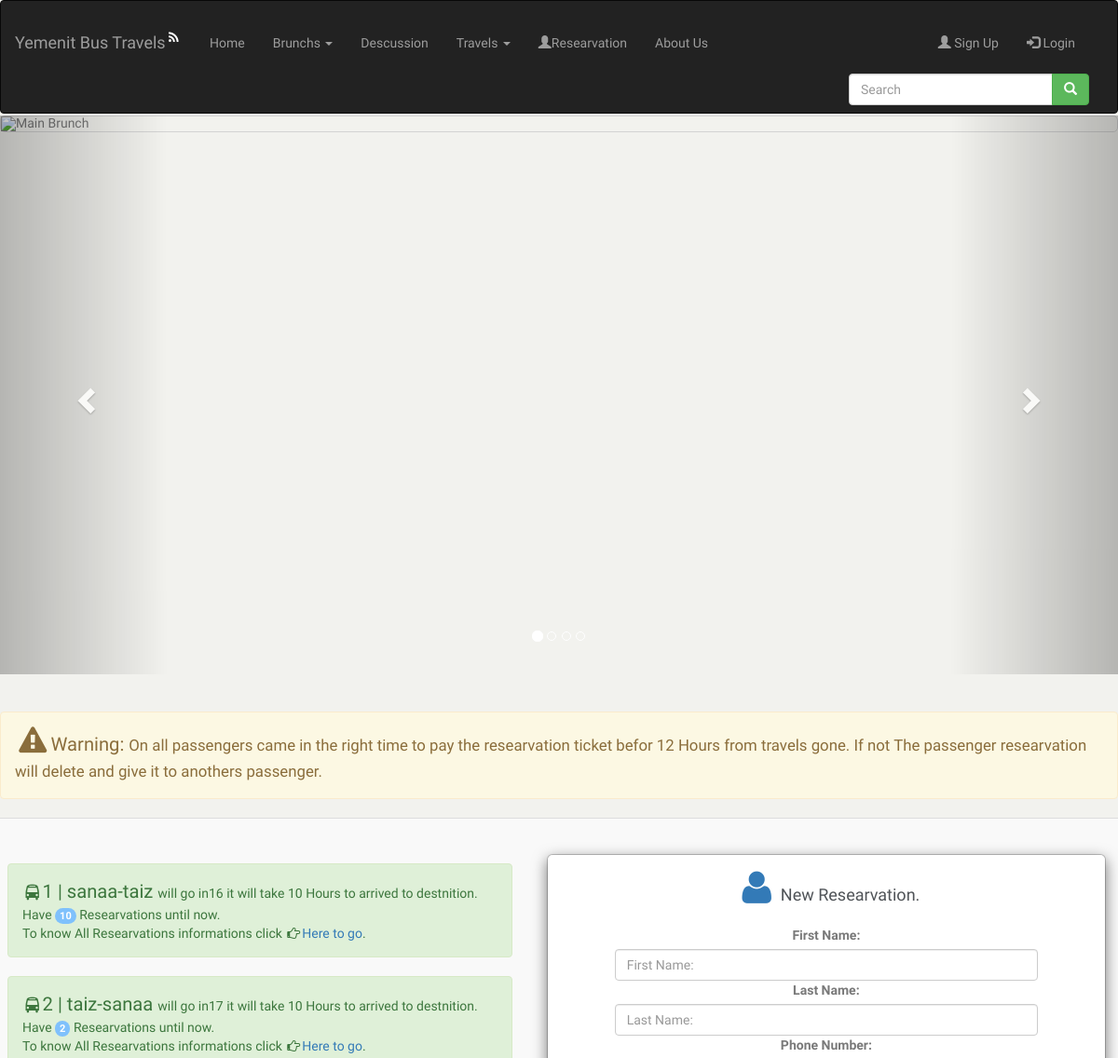
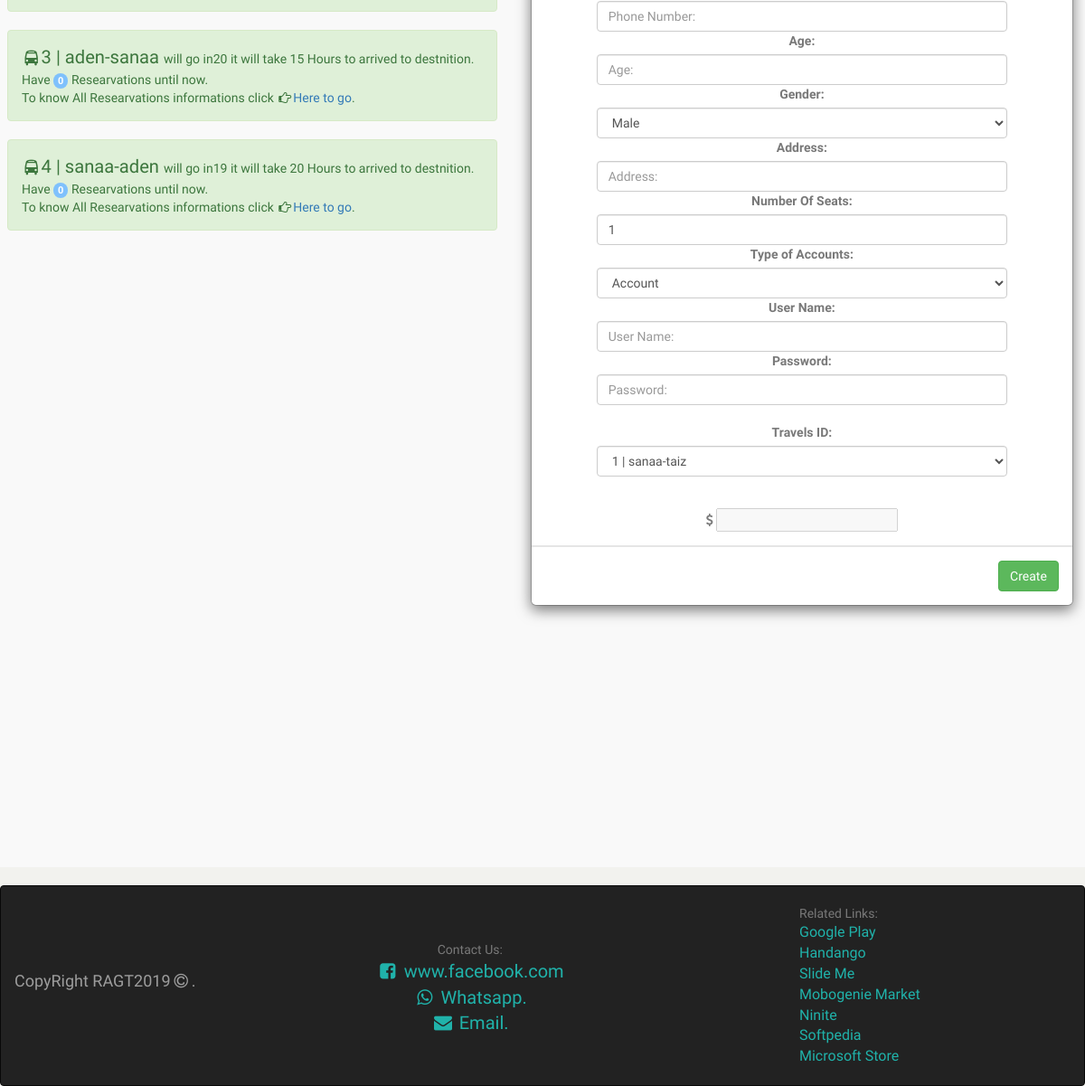
The page / on the database its author committed (2 pictures, top to bottom).
### tables this page shows
CREATE TABLE IF NOT EXISTS `list_menu` (
  `id` int(11) NOT NULL AUTO_INCREMENT,
  `name` varchar(100) DEFAULT NULL,
  `class` varchar(50) DEFAULT NULL,
  `href` varchar(200) DEFAULT NULL,
  `note` varchar(200) DEFAULT NULL,
  `dates` date DEFAULT NULL,
  PRIMARY KEY (`id`)
);

CREATE TABLE IF NOT EXISTS `travels` (
  `id` int(11) NOT NULL AUTO_INCREMENT,
  `emp_id` int(11) DEFAULT NULL,
  `br_id` int(11) DEFAULT NULL,
  `name` varchar(60) DEFAULT NULL,
  `t_go` int(10) DEFAULT NULL,
  `t_hours` int(9) DEFAULT NULL,
  `p_number` int(9) DEFAULT '0',
  `cost` int(11) NOT NULL DEFAULT '0',
  `t_seats` int(11) NOT NULL DEFAULT '0',
  `r_seats` int(11) NOT NULL DEFAULT '0',
  `note` varchar(100) DEFAULT NULL,
  `dates` date DEFAULT NULL,
  PRIMARY KEY (`id`),
  KEY `emp_id` (`emp_id`),
  KEY `br_id` (`br_id`)
);

### index.php (the view, shortened to what this page needs)
<!DOCTYPE html>
<html lang="en">
    <head>
        <link href="animation/assets/css/bootstrap.min.css" rel="stylesheet" type="text/css" />
        <link href="animation/assets/css/core.css" rel="stylesheet" type="text/css" />
        <link href="animation/assets/css/font-awesome.min.css" rel="stylesheet" type="text/css" />
        <link href="animation/assets/css/pages.css" rel="stylesheet" type="text/css" />
        <link href="animation/assets/css/menu.css" rel="stylesheet" type="text/css" />
        <link href="animation/assets/css/responsive.css" rel="stylesheet" type="text/css" />
        <link href="animation/css/header.css" rel="stylesheet" type="text/css" />
        <link href="animation/css/footer.css" rel="stylesheet" type="text/css" />
        <link href="animation/css/index.css" rel="stylesheet" type="text/css" />
	<?php include 'pages/header.php'; ?>
    </head>
    <body>
<?php
$con=new mysqli('localhost','root','','yemenit_bus_travels');
?>
<div id="myCarousel" class="carousel slide" data-ride="carousel">
    <ol class="carousel-indicators">
        <li data-target="#myCarousel" data-slide-to="0" class="active"></li>
        <li data-target="#myCarousel" data-slide-to="1"></li>
        <li data-target="#myCarousel" data-slide-to="2"></li>
        <li data-target="#myCarousel" data-slide-to="3"></li>
    </ol>
    <div class="carousel-inner slider">
        <div class="item active">
            <img src="photos/slider/main.png" alt="Main Brunch">
        </div>
    </div>
    <a class="left carousel-control" href="#myCarousel" data-slide="prev">
        <span class="glyphicon glyphicon-chevron-left"></span>
    </a>
    <a class="right carousel-control" href="#myCarousel" data-slide="next">
        <span class="glyphicon glyphicon-chevron-right"></span>
    </a>
</div>
<br/><br/>
    <p class="alert alert-warning"><big><span class="fa fa-fw fa-warning trwarning"></span><big>Warning: </big>On all passengers came in the right time to pay the researvation ticket befor 12 Hours from travels gone.
    If not The passenger researvation will delete and give it to anothers passenger. </big></p>
    <div class="allmindexdiv">
  <table class="table table-striped">
  <tbody>
    <tr>
   <td >
    <div class="indextravelsinfo"><br/><br/><ul class="list-group ">
  <?php
  if(!empty($_POST['searchtravel'])){
      $type=mysqli_real_escape_string($con,$_POST['searchtravel']);
    $query0=mysqli_query($con,"select id,name,t_go,t_hours from travels where name='".$type."' or id='".$type."'");
  }
  else
    $query0=mysqli_query($con,"select id,name,t_go,t_hours from travels ");
$d=0;
  while($data0=mysqli_fetch_assoc($query0)){
    $d=1;
    $query=mysqli_query($con,"select id from researvations where tr_id=".$data0['id']);
    $num=0;
    while($data=mysqli_fetch_assoc($query)){
      $num=$num+1;
    }
  ?>
  <li class="alert alert-success"><big><span class="fa fa-fw fa-bus"></span><big><?php echo $data0['id']." | ".$data0['name'];?> </big></big> <?php echo " will go in".$data0['t_go']." it will take ".$data0['t_hours']."  Hours to arrived to destnition." ; ?><br/> Have <span class="badge"><?php echo $num; ?> </span> Researvations until now.<br/>To know All Researvations informations click <span class="fa fa-fw fa-hand-o-right"></span><a href="travels.php?showtravel=<?php echo $data0['id']; ?>&actives=Travels">Here to go</a>.
  </li>
  <?php } if($d==0 && !empty($_POST['searchtravel']) ){
    ?>
<script type="text/javascript">
  alert("Ooopsy.\n This is travels not found in Our database please make sure from the travel which you are choosing and try again.\n Thanks For vissit Us.");
  document.location="index.php?actives=Home";
</script>
    <?php
  } ?>
</ul> </div></td>
     <td></td>
<td><?php include 'pages/index_researvation.php'; ?></td>
  </tr>
</tbody>
</table>
</div>
	<?php include 'pages/footer.php'; ?>
    </body>
</html>

### pages/header.php (shortened to what this page needs)
<?php
$con=new mysqli('localhost','root','','yemenit_bus_travels');
?>
<nav class="navbar navbar-inverse headnav">
    <div class="container-fluid">
        <div class="navbar-header">
            <a class="navbar-brand" href="#">Yemenit Bus Travels<sup><span class="fa fa-fw fa-rss headlinrss"></span></sup></a>
        </div>
        <div class="collapse navbar-collapse" id="myNavbar">
            <ul class="nav navbar-nav">
                <?php
                $query=mysqli_query($con,'select * from list_menu');
                while($data=mysqli_fetch_assoc($query)){
                    ?>
                    <?php if(!empty($_GET['actives'])){
                        if($_GET['actives']==$data['name']){
                            if($data['name']=='Brunchs'||$data['name']=='Travels'){?>
                                <li class="active dropdown">
                                <?php }else {?>
                                <li class="active">
                    <?php }}else {?>
                        <li>
                        <?php }}else{
                        if($data['name']=='Brunchs'||$data['name']=='Travels'){?>
                            <li class="dropdown">
                        <?php }else {?>
                            <li>
                        <?php }
                    }?>
                    <?php if($data['name']=='Brunchs'){?>
                        <a class="dropdown-toggle" data-toggle="dropdown" href="#">Brunchs
                            <span class="caret"></span></a>
                    <?php }
                    else if($data['name']=="Travels"){
                        ?>
                        <a class="dropdown-toggle" data-toggle="dropdown" href="#">Travels
                            <span class="caret"></span></a>
                    <?php }
                    else if($data['name']=="Managers chat"){
                        if(!empty($_SESSION['type']))
                            if($_SESSION['type']=="admin" || $_SESSION['type']=="supervisor" || $_SESSION['type']=="manager"){
                                ?>
                                <a href="<?php echo $data['href'].'?actives='.$data['name']; ?>"><?php echo $data['name']?></a></li>
                            <?php }
                    }else if($data['name']=="Researvation"){
                        ?>
                        <a  href="" data-toggle="modal" data-target="#researvation"><span class="glyphicon glyphicon-user"></span><?php echo $data['name']; ?></a></li>
                    <?php }
                    else{ ?>
                        <a href="<?php echo $data['href'].'?actives='.$data['name']; ?>"><?php echo $data['name']?></a></li>
                    <?php } ?>
                    </li>
                <?php }
                if(!empty($_GET['actives'])){
                    if($_GET['actives']=='aboutus'){
                        ?>
                        <li class="active">
                        <?php
                    }else{
                ?>
                            <li>
                <?php }}else{?>
                <li>
                <?php }?>
                <a href="aboutus.php?&actives=aboutus">About Us</a></li>
            </ul>
            <div class="nav navbar-nav navbar-right">
                <ul class="nav navbar-nav navbar-right header-log">
                    <?php
                    if(!empty($_SESSION['uname'])&&!empty($_SESSION['type'])){
                        ?>
                        <li><a href="index.php?logout=logout" data-toggle="modal"><span class="glyphicon glyphicon-log-in"></span>Log Out
                            </a></li>
                        <li>
                            <?php if(!empty($_SESSION['user_img'])){ ?>
                                <a href="users.php?actives=Users"><img src="photos/users/<?php echo $_SESSION['user_img']; ?>" id="welcomeimg">  <?php echo $_SESSION['uname'] ?> <small><small>| <?php echo $_SESSION['type']; ?></small></small></a>
                            <?php }else{ ?>
                                <a href="users.php?actives=Users">
                                    <span class="fa fa-fw fa-user" id="welcomeimg2"></span> <?php echo $_SESSION['uname'] ?> <small><small>| <?php echo $_SESSION['type']; ?></small></small></a>
                            <?php } ?>
                        </li>
                    <?php }
                    else{ ?>
                        <li ><a href="#"  data-toggle="modal" data-target="#signup"><span class="glyphicon glyphicon-user"></span> Sign Up</a></li>
                        <li class="logs"><a href="#" data-toggle="modal" data-target="#signin"><span class="glyphicon glyphicon-log-in"></span> Login</a></li>
                    <?php } ?>
                </ul><br/>
                <form class="navbar-form navbar-left index-search" action="" method="post">
                    <div class="input-group">
                        <input type="text" name="searchtravel" class="form-control search" placeholder="Search">
                        <div class="input-group-btn">
                            <button class="btn btn-success" type="submit">
                                <i class="glyphicon glyphicon-search"></i>
                            </button>
                        </div>
                    </div>
                </form>
            </div>
        </div>
    </div>
</nav>

### animation/assets/css/core.css (style rules this page uses)
body { font-family: 'Varela Round', sans-serif; margin: 0; padding-bottom: 60px; overflow-x: hidden; color: #797979; }
html { position: relative; min-height: 100%; }
p { line-height: 1.6; }
* { outline: none !important; }
.badge { text-transform: uppercase; padding: 3px 5px; font-size: 11px; margin-top: 1px; background-color: #7fc1fc; }

### animation/css/header.css (style rules this page uses)
.form-control { display:inline-block; width:80%; }
.headlinrss { color:white; }
.headnav { padding-top:20px; }
.index-search .search { width:50px; }
.header-log .logs { margin-right:30px; }
.active { border:0.1px lightgrey solid; border-radius:5px !important; }

### animation/css/index.css (style rules this page uses)
.carousel { margin-top:-18px; }
.carousel-inner { height:600px; }
.indextravelsinfo { height:1200px !important; overflow: scroll; }
.trwarning { font-size: 30px; }
.allmindexdiv { background-color: rgb(242, 242, 238); }
body { background-color: rgb(242, 242, 238); }
.slider img { width:100%; }

### rows shown on the page
list_menu: name "Home"
list_menu: name "Descussion"
list_menu: name "Researvation"
travels: id "1", name "sanaa-taiz", t_go "16", t_hours "10", num "10"
travels: id "2", name "taiz-sanaa", t_go "17", t_hours "10", num "2"
travels: id "3", name "aden-sanaa", t_go "20", t_hours "15", num "0"
travels: id "4", name "sanaa-aden", t_go "19", t_hours "20", num "0"

### other values the page prints
form field retrid "1 | sanaa-taiz"
